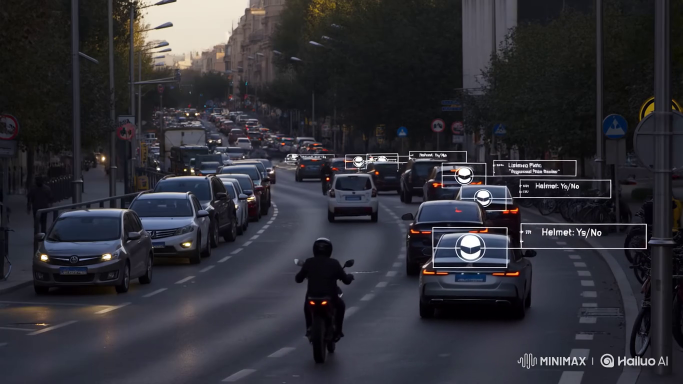
#> input picture frame 14 of frontend/website/public/bg-video.mp4, 1366 x 768 px, given in place of 12949928_3840_2160_30fps.mp4, which was not available (shown at 1/2 size)
$ jupyter execute Untitled.ipynb
#> lines starting #> are read from the running program, lines starting #| are printed output that depends on the picture
[cell 1]
import cv2
import requests
import base64
import time

[cell 2]
API_KEY = "tN3bnCvsIbF4A4WbOovO"
PROJECT_VERSION = "motorcycle-and-helmet/1"
API_URL = f"https://detect.roboflow.com/{PROJECT_VERSION}?api_key={API_KEY}"

TARGET_CLASSES = ["motorcycle", "helmet"]

[cell 3]
def detect_objects(frame):
    _, buffer = cv2.imencode('.jpg', frame)
    img_b64 = base64.b64encode(buffer).decode()

    headers = {"Content-Type": "application/x-www-form-urlencoded"}
    response = requests.post(API_URL, data=img_b64, headers=headers)

    if response.status_code == 200:
        return response.json().get("predictions", [])
    else:
        print("API Error:", response.status_code, response.text)
        return []

[cell 4]
def draw_detections(frame, detections):
    for obj in detections:
        label = obj["class"]
        conf = obj["confidence"]
        x, y, w, h = int(obj["x"]), int(obj["y"]), int(obj["width"]), int(obj["height"])

        x1, y1 = x - w // 2, y - h // 2
        x2, y2 = x + w // 2, y + h // 2

        color = (0, 255, 0) if label == "helmet" else (0, 0, 255)
        cv2.rectangle(frame, (x1, y1), (x2, y2), color, 2)
        cv2.putText(frame, f"{label} {conf:.2f}", (x1, y1 - 5),
                    cv2.FONT_HERSHEY_SIMPLEX, 0.6, color, 2)
    return frame

[cell 5]
def main():
    cap = cv2.VideoCapture(r"C:\Users\KIIT\Videos\12949928_3840_2160_30fps.mp4")  # 0 for webcam
    if not cap.isOpened():
        print("❌ Failed to open video. Check the path.")
        return

    while cap.isOpened():
        ret, frame = cap.read()
#> frame is the input picture: shape (768, 1366, 3); mean B, G, R 54.3, 47.8, 48.3
        if not ret:
            break

        # faster API processing we need to resize
        resized = cv2.resize(frame, (640, 480))
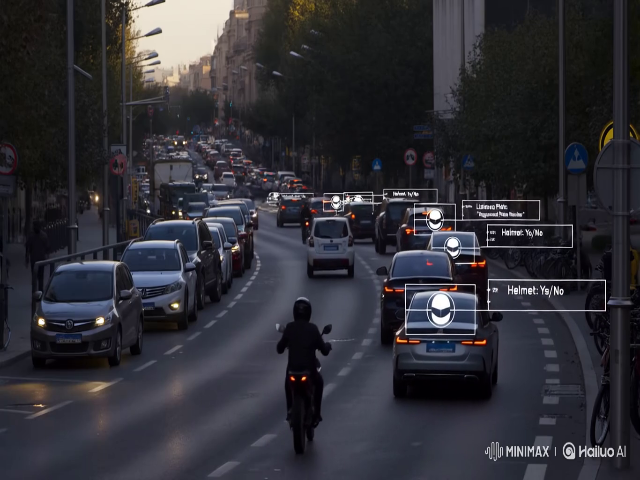
#> resized: shape (480, 640, 3); mean B, G, R 54.2, 47.7, 48.2

        detections = detect_objects(resized)

        # motorcycle present but no helmet = violation
        has_bike = any(d["class"] == "motorcycle" for d in detections)
        has_helmet = any(d["class"] == "helmet" for d in detections)

        if has_bike and not has_helmet:
            print("Helmet Violation Detected!")
            # Save violation frame
            filename = f"violation_{int(time.time())}.jpg"
            cv2.imwrite(filename, frame)
            print("Saved:", filename)

        # Draw and show detections
        output = draw_detections(frame, detections)
        from IPython.display import display, clear_output
        from PIL import Image
        import numpy as np

        # Convert BGR to RGB for correct display in Jupyter
        img_rgb = cv2.cvtColor(output, cv2.COLOR_BGR2RGB)
        display(Image.fromarray(img_rgb))
        clear_output(wait=True)


        if cv2.waitKey(1) & 0xFF == ord('q'):
            break

    cap.release()
    cv2.destroyAllWindows()

if __name__ == "__main__":
    main()
#> (the call stopped at in detect_objects, `response = requests.post(API_URL, data=img_b64, headers=headers)`: requests is not available in this run)


$ run again, starting later in the video
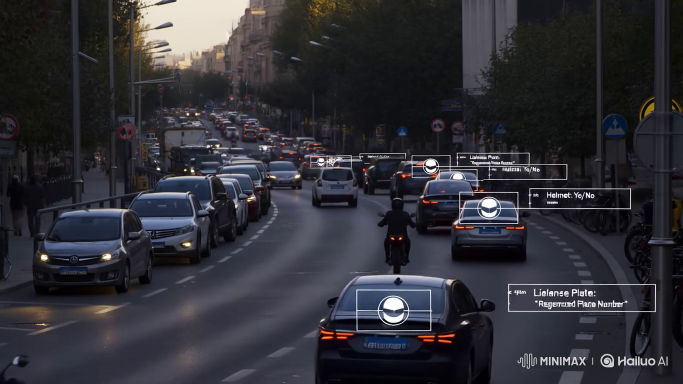
#> input picture frame 63 of frontend/website/public/bg-video.mp4, 1366 x 768 px, given in place of 12949928_3840_2160_30fps.mp4, which was not available (shown at 1/2 size)
#> in main, frame is the input picture: shape (768, 1366, 3); mean B, G, R 54.7, 48, 48.6
#> in main, `resized = cv2.resize(frame, (640, 480))`:
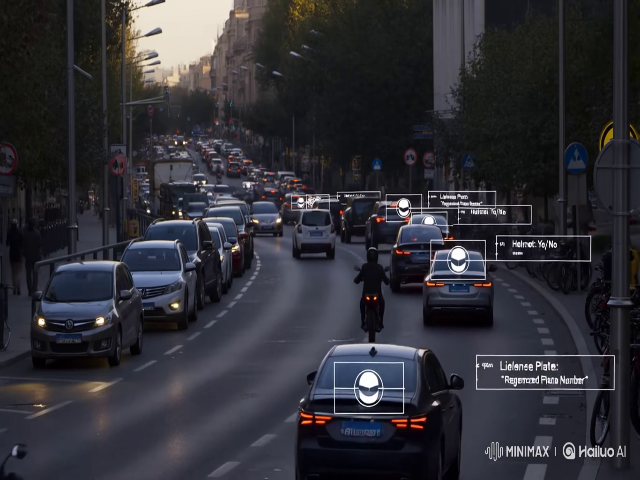
#> resized: shape (480, 640, 3); mean B, G, R 54.6, 48, 48.5

$ run again, starting later in the video
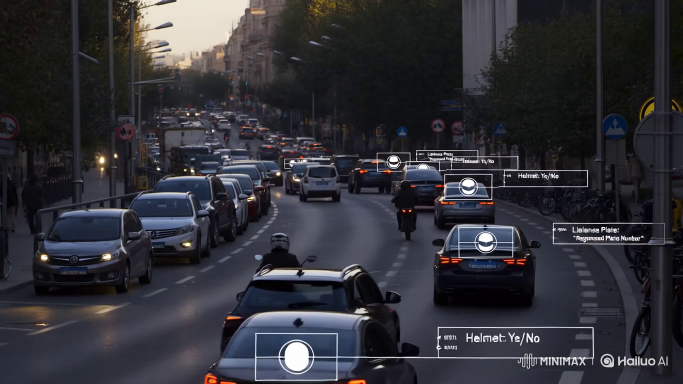
#> input picture frame 112 of frontend/website/public/bg-video.mp4, 1366 x 768 px, given in place of 12949928_3840_2160_30fps.mp4, which was not available (shown at 1/2 size)
#> in main, frame is the input picture: shape (768, 1366, 3); mean B, G, R 55.5, 49.1, 49.4
#> in main, `resized = cv2.resize(frame, (640, 480))`:
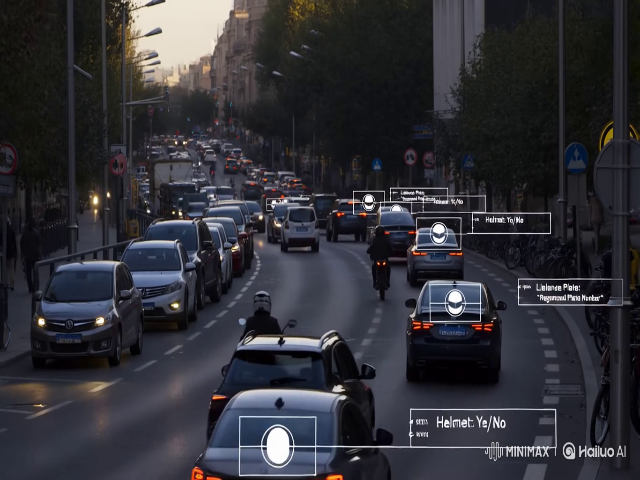
#> resized: shape (480, 640, 3); mean B, G, R 55.5, 49, 49.3
